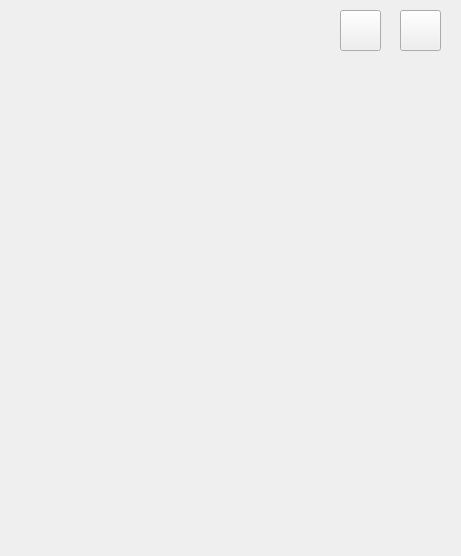
<?xml version="1.0" encoding="UTF-8"?>
<ui version="4.0">
 <class>Widget1</class>
 <widget class="QWidget" name="Widget1">
  <property name="geometry">
   <rect>
    <x>0</x>
    <y>0</y>
    <width>461</width>
    <height>556</height>
   </rect>
  </property>
  <property name="windowTitle">
   <string>Widget1</string>
  </property>
  <widget class="QPushButton" name="addButton">
   <property name="geometry">
    <rect>
     <x>400</x>
     <y>10</y>
     <width>41</width>
     <height>41</height>
    </rect>
   </property>
   <property name="text">
    <string/>
   </property>
  </widget>
  <widget class="QPushButton" name="pushButton_2">
   <property name="geometry">
    <rect>
     <x>340</x>
     <y>10</y>
     <width>41</width>
     <height>41</height>
    </rect>
   </property>
   <property name="text">
    <string/>
   </property>
  </widget>
  <widget class="QWidget" name="verticalLayoutWidget">
   <property name="geometry">
    <rect>
     <x>39</x>
     <y>90</y>
     <width>371</width>
     <height>431</height>
    </rect>
   </property>
   <layout class="QVBoxLayout" name="widgetVLayout"/>
  </widget>
 </widget>
 <resources/>
 <connections/>
</ui>
